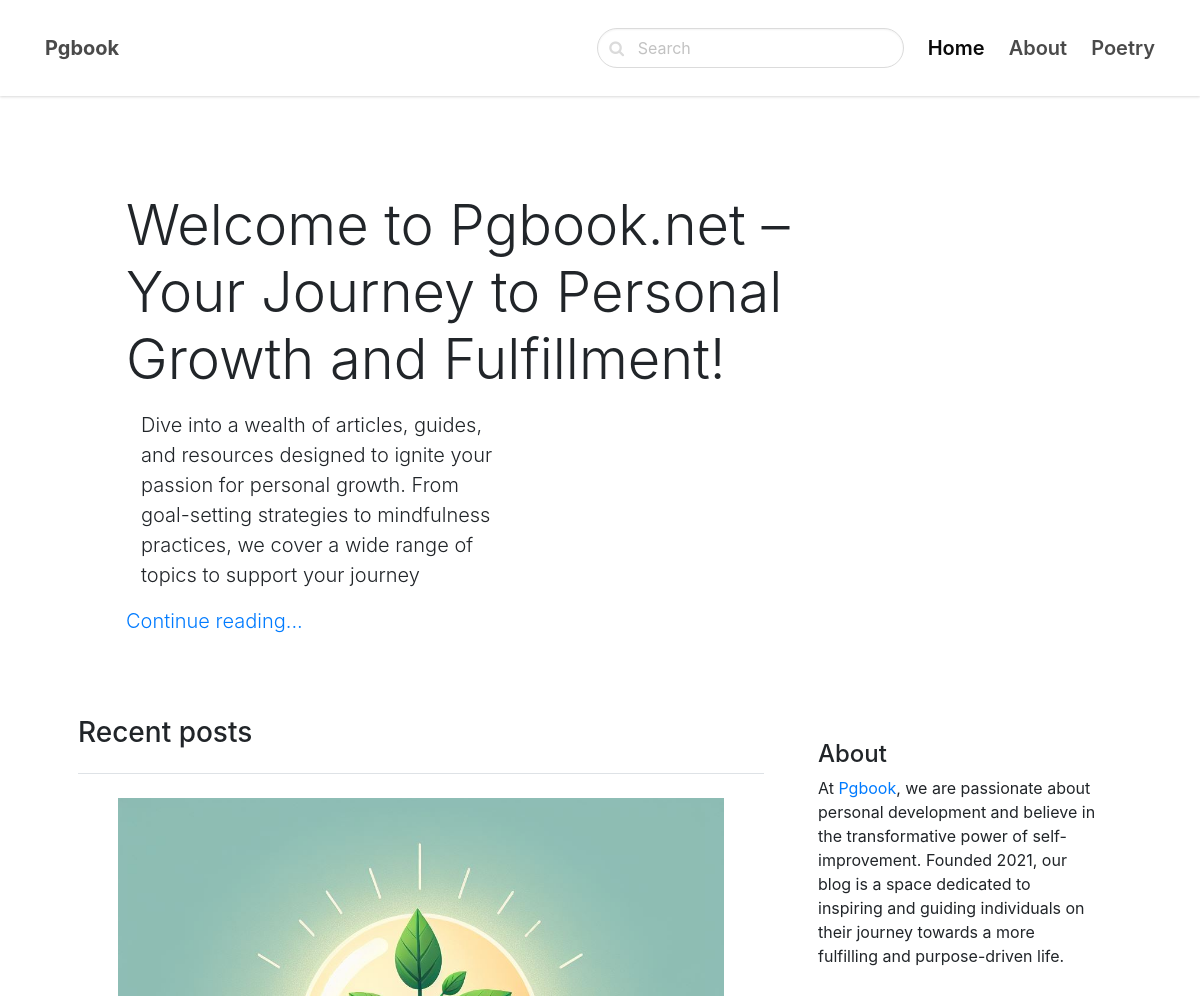
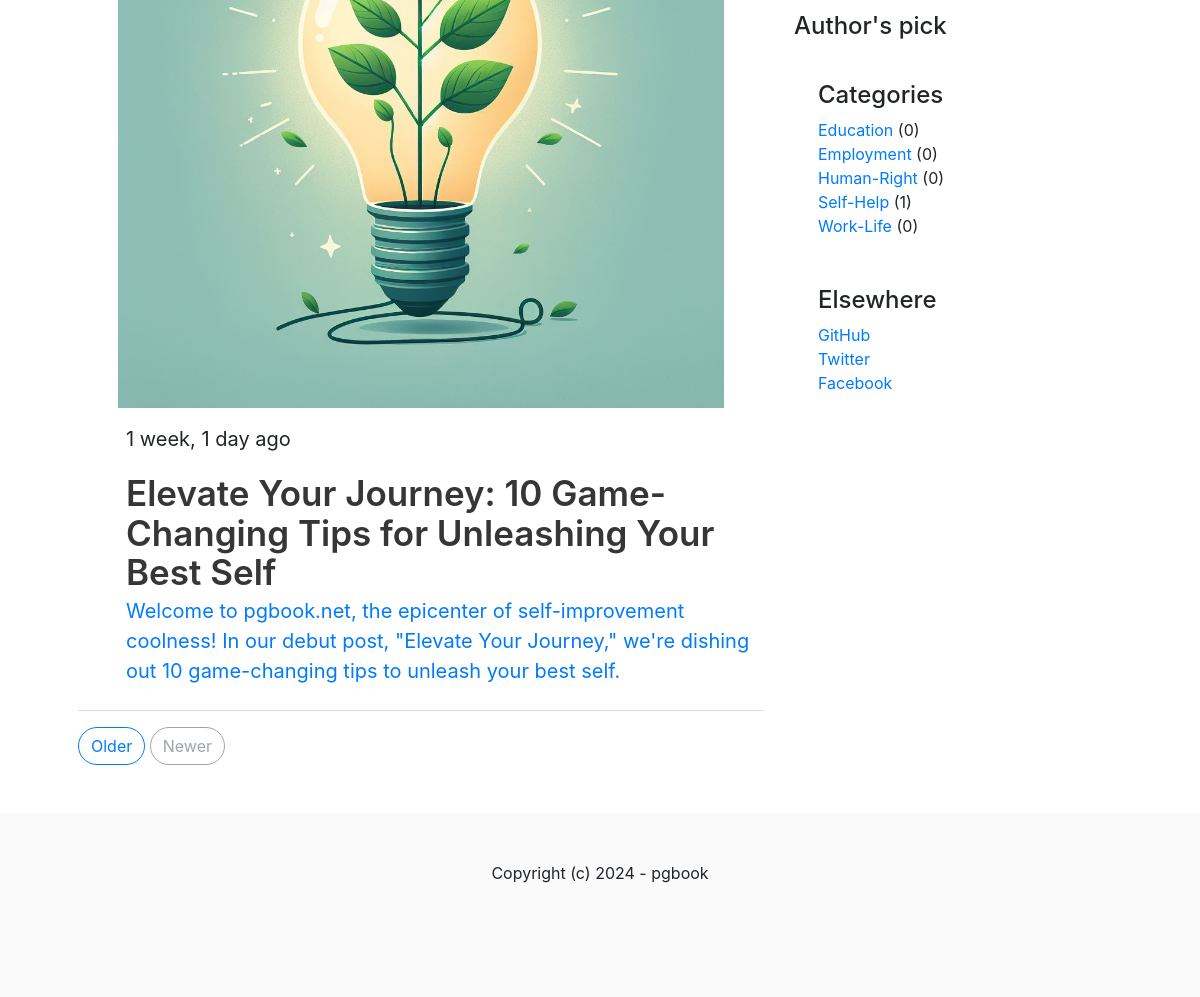
The page / on the database its author committed (2 pictures, top to bottom).
### blog/models.py (models this page shows, shortened)
class Post(models.Model):
    ACTIVE = 'active'
    DRAFT = 'draft'
    CHOICES_STATUS = (
        (ACTIVE, 'Active'),
        (DRAFT, 'Draft')
    )
    category = models.ForeignKey(Category, related_name='posts', on_delete=models.CASCADE)
    title = models.CharField(max_length=255)
    slug = models.SlugField()
    intro = models.TextField()
    body = models.TextField()
    created_at = models.DateTimeField(auto_now_add=True)
    status = models.CharField(max_length=10, choices=CHOICES_STATUS, default=ACTIVE)
    pick_posts = models.BooleanField(default=False)
    image = models.ImageField(upload_to='uploads/', blank=True, null=True)
    class Meta:
        ordering = ('-created_at',)

class Category(models.Model):
    title = models.CharField(max_length=100)
    slug = models.SlugField()
    class Meta:
        ordering = ('title',)
        verbose_name_plural ='Categories'

### core/views.py (the view)
# urls.py: path('', frontpage, name='home'),
def frontpage(request):
    posts = Post.objects.filter(status=Post.ACTIVE)
    pick_posts = Post.objects.filter(status=Post.ACTIVE, pick_posts=True)
    categories = Category.objects.annotate(num_posts=Count('posts')).all()
    return render(request, 'core/home.html', {'posts': posts, 'pick_posts': pick_posts, 'categories': categories})

### core/templates/core/home.html (shortened to what this page needs)
{% extends 'core/base.html' %}
{% block content %}
    <main class="container">
        <div class="p-4 p-md-5 mb-4 rounded text-body-emphasis bg-body-secondary">
            <div class="col-lg-10 px-0">
              <h1 class="display-4 fst-italic">
                Welcome to Pgbook.net – Your Journey to Personal Growth and Fulfillment!
              </h1>
              <p class="col-lg-6 lead my-3">Dive into a wealth of articles, guides, and resources designed to ignite your passion for personal growth. From goal-setting strategies to mindfulness practices, we cover a wide range of topics to support your journey</p>
              <p class="lead mb-0"><a href="{% url 'about' %}" class="text-body-emphasis fw-bold">Continue reading...</a></p>
            </div>
        </div>
        <div class="row g-5">
        <div class="col-md-8">
          <h3 class="pb-4 mb-4 fst-italic border-bottom">
            Recent posts
          </h3>
          <article class="blog-post">
            {% for post in posts %}
                <div class="content is-medium">
                    <a href="{% url 'post_detail' post.category.slug post.slug %}">
                        {% if post.image %}
                            <figure class="image">
                                <img src="{{ post.image.url }}">
                            </figure>
                        {% endif %}
                    </a>
                    <p class="blog-post-meta ml-6">{{ post.created_at|timesince }} ago</p>
                    <a href="{% url 'post_detail' post.category.slug post.slug %}">
                        <h2 class="display-5 link-body-emphasis mb-1 ml-6">{{ post.title }}</h2>
                        <p class="ml-6">{{ post.intro }}</p>
                    </a>
                </div><hr>
            {% endfor %}
          </article>
          <nav class="blog-pagination" aria-label="Pagination">
            <a class="btn btn-outline-primary rounded-pill" href="#">Older</a>
            <a class="btn btn-outline-secondary rounded-pill disabled" aria-disabled="true">Newer</a>
          </nav>
        </div>
        <div class="col-md-4">
          <div class="position-sticky" style="top: 2rem;">
            <div class="p-4 mb-3 bg-body-tertiary rounded">
              <h4 class="fst-italic">About</h4>
              <p class="mb-0">
                At <a href="{% url 'about' %}">Pgbook</a>, we are passionate about personal development and believe in the transformative power of self-improvement. Founded 2021, our blog is a space dedicated to inspiring and guiding individuals on their journey towards a more fulfilling and purpose-driven life.
              </p>
            </div>
            <div>
              <h4 class="fst-italic">Author's pick</h4>
            </div>
            <div class="p-4">
              <h4 class="fst-italic">Categories</h4>
              <ol class="list-unstyled mb-0">
                {% for category in categories %}
                  <li><a href="{% url 'category_detail' category.slug %}">{{ category.title }}</a> ({{ category.num_posts }})</li>
                {% endfor %}
              </ol>
            </div>
            <div class="p-4">
              <h4 class="fst-italic">Elsewhere</h4>
              <ol class="list-unstyled">
                <li><a href="#">GitHub</a></li>
                <li><a href="#">Twitter</a></li>
                <li><a href="#">Facebook</a></li>
              </ol>
            </div>
          </div>
        </div>
      </div>
    </main>
{% endblock %}

### rows shown on the page
Post: image (picture), created_at "1 week, 1 day", title "Elevate Your Journey: 10 Game-Changing Tips for Unleashing Your Best Self", intro "Welcome to pgbook.net, the epicenter of self-improvement coolness! In our debut post, \"Elevate Your Journey,\" we're dishing out 10 game-changing tips to unleash your best self."
Category: title "Education", num_posts "0"
Category: title "Employment", num_posts "0"
Category: title "Human-Right", num_posts "0"
Category: title "Self-Help", num_posts "1"
Category: title "Work-Life", num_posts "0"
